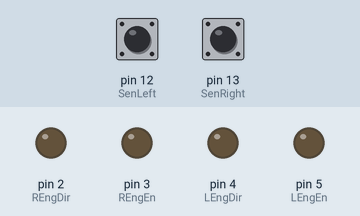
Recording of a sketch running on a simulated Arduino Uno, built with avr-gcc and run on an emulated ATmega328P. On the bench: output pins drawn as LEDs (lit = HIGH). The test bench sets the inputs (shaded band); at power-on: pin 12 (SenLeft) LOW, pin 13 (SenRight) LOW.

Above: at 1.8 s.
1.9 s: pin 12 (SenLeft) pulled HIGH for 0.6 s
At 2.4 s:
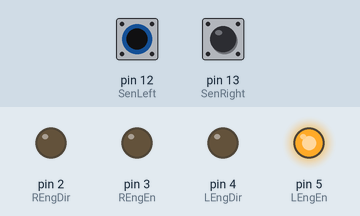
4.0 s: pin 13 (SenRight) pulled HIGH for 0.6 s
At 4.8 s:
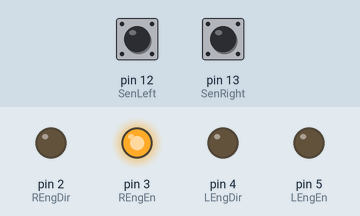
6.5 s: pin 13 (SenRight) pulled HIGH for 3.2 s
At 10.5 s:
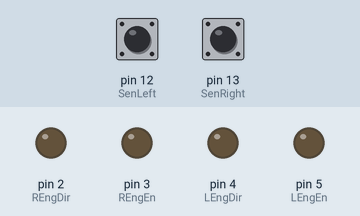
11.5 s: pin 12 (SenLeft) pulled HIGH for 3.2 s
At 12.9 s:
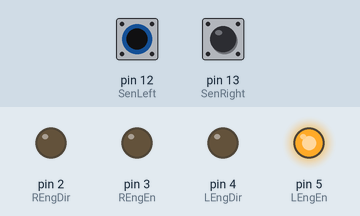
16.5 s: pin 12 (SenLeft) driven HIGH and pin 13 (SenRight) driven HIGH
At 17.9 s:
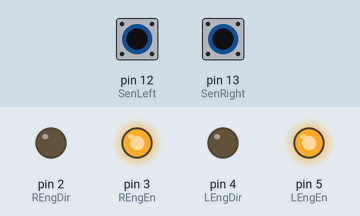
Timing chart, 0 to 19.0 s (numbered marks = the images above; inputs shaded):
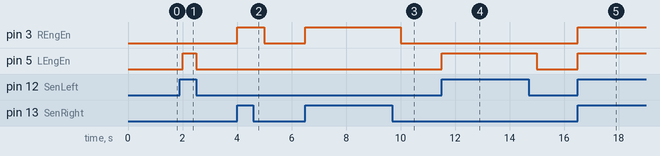

Measured:
- after the input at 1.9 s, pin 5 (LEngEn): LOW → HIGH after 0.10 s, → LOW 0.50 s later
- after the input at 4.0 s, pin 3 (REngEn): LOW → HIGH at once, → LOW 1.0 s later
- after the input at 6.5 s, pin 3 (REngEn): LOW → HIGH at once, → LOW 3.5 s later
- after the input at 11.5 s, pin 5 (LEngEn): LOW → HIGH at once, → LOW 3.5 s later
- after the input at 16.5 s, pin 3 (REngEn), pin 5 (LEngEn): LOW → HIGH at once

The sketch:

LineEngines.ino
```cpp
const int REngEn = 3;
const int REngDir = 2;
const int LEngEn = 5;
const int LEngDir = 4;
const int SenRight = 13;
const int SenLeft = 12;
int SenRV;
int SenLV;

void setup()
{
  pinMode(REngEn, OUTPUT);
  pinMode(REngDir, OUTPUT);
  pinMode(SenRight, INPUT);
  digitalWrite(REngDir, LOW);

  pinMode(LEngEn, OUTPUT);
  pinMode(LEngDir, OUTPUT);
  pinMode(SenLeft, INPUT);
  digitalWrite(LEngDir, LOW);
}

void loop()
{
  SenRV = digitalRead(SenRight);
  SenLV = digitalRead(SenLeft);
  digitalWrite(REngEn, SenRV);
  digitalWrite(LEngEn, SenLV);

  delay(500);
}
```
